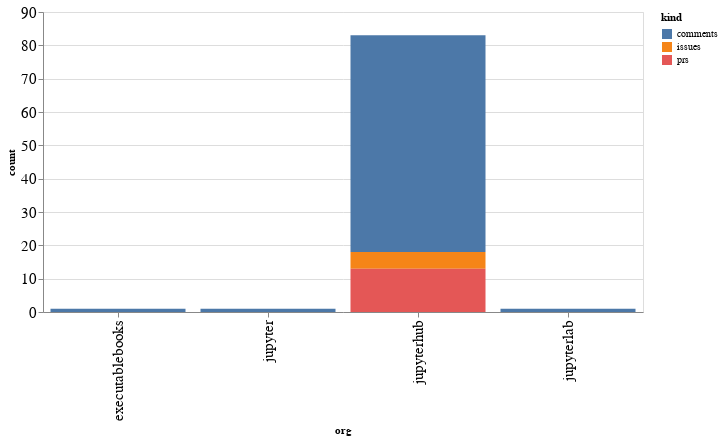

The code cell stored with this chart in its notebook:
### Code cell
alt.Chart(org_summaries, width=600).mark_bar().encode(
    x='org',
    y='count',
    color='kind',
    tooltip="org"
)

### Figure 1 — Vega-Lite specification as saved in the notebook (floating-point values rounded to 4 significant figures)
{"config": {"axisLeft": {"labelFontSize": 15}, "axisBottom": {"labelFontSize": 15}}, "data": {"name": "data-904df620c24d87cd271fa6bfb33c622d"}, "mark": "bar", "encoding": {"color": {"type": "nominal", "field": "kind"}, "tooltip": {"type": "nominal", "field": "org"}, "x": {"type": "nominal", "field": "org"}, "y": {"type": "quantitative", "field": "count"}}, "width": 600, "$schema": "https://vega.github.io/schema/vega-lite/v4.8.1.json", "datasets": {"data-904df620c24d87cd271fa6bfb33c622d": [{"org": "executablebooks", "kind": "comments", "count": 1}, {"org": "jupyter", "kind": "comments", "count": 1}, {"org": "jupyterhub", "kind": "comments", "count": 65}, {"org": "jupyterhub", "kind": "issues", "count": 5}, {"org": "jupyterhub", "kind": "prs", "count": 13}, {"org": "jupyterlab", "kind": "comments", "count": 1}]}}
